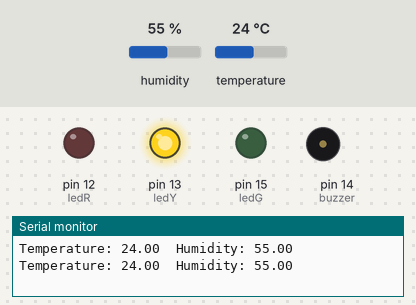
Bench run of a sketch on a simulated Arduino Uno, built with avr-gcc and run on an emulated ATmega328P. On the bench: output pins drawn as LEDs (lit = HIGH), buzzer (waves = sounding, pin HIGH), the last lines printed to the serial monitor. The inputs (shaded band) are chosen by the test bench; at power-on: temperature 24 °C, humidity 55 %.

Above: at 2.8 s.
2.9 s: temperature set to 22 °C
At 5.2 s:
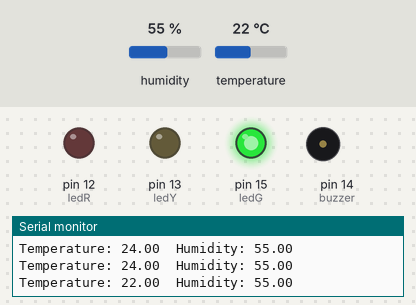
5.6 s: temperature set to 28 °C
At 6.4 s:
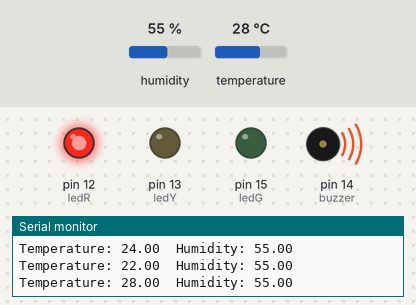
8.3 s: temperature set to 25 °C
At 11.2 s:
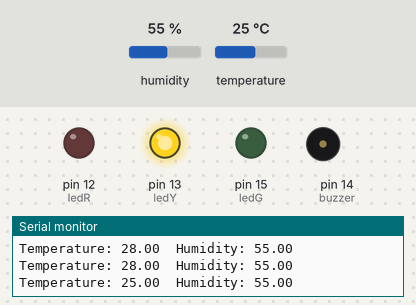
11.6 s: temperature set to 12 °C
At 12.5 s:
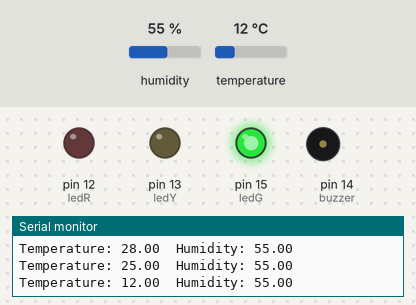
Timing chart, 0 to 14.6 s (numbered marks = the images above; inputs shaded):
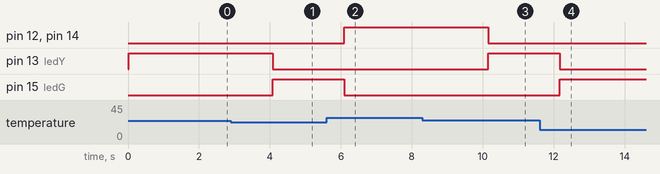

Measured:
- the behaviour switches between 24 and 23 °C on temperature (found by bisection; images 0 and 1)
- the behaviour switches between 27 and 26 °C on temperature (found by bisection; images 2 and 3)
- after the input at 2.9 s, pin 13 (ledY): HIGH → LOW after 1.2 s; pin 15 (ledG): LOW → HIGH after 1.2 s
- after the input at 5.6 s, pin 12 (ledR), pin 14 (buzzer): LOW → HIGH after 0.50 s; pin 15 (ledG): HIGH → LOW after 0.50 s
- after the input at 8.3 s, pin 12 (ledR), pin 14 (buzzer): HIGH → LOW after 1.8 s; pin 13 (ledY): LOW → HIGH after 1.8 s
- after the input at 11.6 s, pin 13 (ledY): HIGH → LOW after 0.57 s; pin 15 (ledG): LOW → HIGH after 0.57 s

The sketch:

dht11_led_buzzer.ino
```cpp
/*---------------------KRENOVATOR---------------------
  TEMPERATURE and HUMIDITY SENSOR + LED + BUZZER

  Demonstrates the DHT11 or DHT22 to know its function
  and how to code it with the trigger of LED and
  buzzer

  Get the code at github
  https://github.com/MZulsyahmi/dht11.git

  by M.Zulsyahmi @krenovator
  October 2018
 */

#include "DHT.h"      //include the library of DHT

#define DHTPIN 0
#define DHTTYPE DHT11
#define buzzer 14             //declare the buzzer

DHT dht(DHTPIN,DHTTYPE);

/*initialize the LED*/
int ledG = 15;
int ledY = 13;
int ledR = 12;

void setup() {
  Serial.println("Device Started");
  Serial.println("-----------------------------");
  Serial.println("Running DHT!");
  Serial.println("-----------------------------");

  Serial.begin(9600);

/*declare the LED and buzzer*/
  pinMode(ledR,OUTPUT);
  pinMode(ledY,OUTPUT);
  pinMode(ledG,OUTPUT);
  pinMode(buzzer,OUTPUT);
}

void loop() {
  float h = dht.readHumidity();       //initialize the measure humidity
  float t = dht.readTemperature();    //initialize the measured temperature

  Serial.print("Temperature: ");
  Serial.print(t);                  //recall the temperature
  Serial.print("  Humidity: ");
  Serial.println(h);                //recall the humidity

  /*condition that needed to be met*/
  if(t<24){
    digitalWrite(ledG,HIGH);
    digitalWrite(ledY,LOW);
    digitalWrite(ledR,LOW);
    digitalWrite(buzzer,LOW);
  }

  else if(t>=24 && t<=26){
    digitalWrite(ledG,LOW);
    digitalWrite(ledY,HIGH);
    digitalWrite(ledR,LOW);
    digitalWrite(buzzer,LOW);
  }

  else if(t>26){
    digitalWrite(ledG,LOW);
    digitalWrite(ledY,LOW);
    digitalWrite(ledR,HIGH);
    digitalWrite(buzzer,HIGH);
  }

  delay(2000);          //delay time for 2sec
}
```
